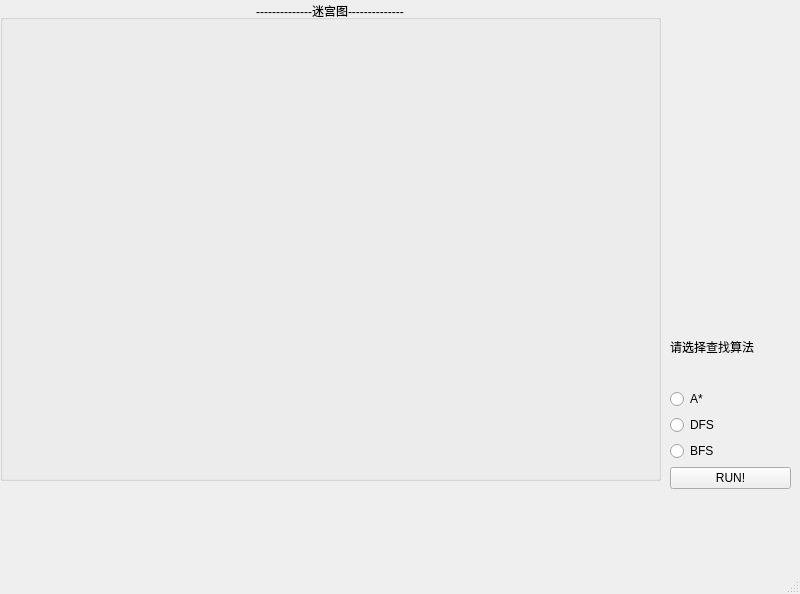
<?xml version="1.0" encoding="UTF-8"?>
<ui version="4.0">
 <class>MainWindows</class>
 <widget class="QMainWindow" name="MainWindows">
  <property name="geometry">
   <rect>
    <x>0</x>
    <y>0</y>
    <width>800</width>
    <height>594</height>
   </rect>
  </property>
  <property name="maximumSize">
   <size>
    <width>800</width>
    <height>800</height>
   </size>
  </property>
  <property name="windowTitle">
   <string>迷宫求解_LouShengfeng</string>
  </property>
  <widget class="QWidget" name="centralwidget">
   <widget class="QGroupBox" name="groupBox">
    <property name="enabled">
     <bool>true</bool>
    </property>
    <property name="geometry">
     <rect>
      <x>0</x>
      <y>0</y>
      <width>661</width>
      <height>481</height>
     </rect>
    </property>
    <property name="title">
     <string>--------------迷宫图--------------</string>
    </property>
    <property name="alignment">
     <set>Qt::AlignCenter</set>
    </property>
   </widget>
   <widget class="QWidget" name="verticalLayoutWidget">
    <property name="geometry">
     <rect>
      <x>670</x>
      <y>310</y>
      <width>121</width>
      <height>179</height>
     </rect>
    </property>
    <layout class="QVBoxLayout" name="verticalLayout">
     <item>
      <widget class="QLabel" name="label">
       <property name="text">
        <string>请选择查找算法</string>
       </property>
      </widget>
     </item>
     <item>
      <widget class="QRadioButton" name="radioButton_A">
       <property name="text">
        <string>A*</string>
       </property>
      </widget>
     </item>
     <item>
      <widget class="QRadioButton" name="radioButton_DFS">
       <property name="text">
        <string>DFS</string>
       </property>
      </widget>
     </item>
     <item>
      <widget class="QRadioButton" name="radioButton_BFS">
       <property name="text">
        <string>BFS</string>
       </property>
      </widget>
     </item>
     <item>
      <widget class="QPushButton" name="pushButton_RUN">
       <property name="text">
        <string>RUN!</string>
       </property>
      </widget>
     </item>
    </layout>
   </widget>
  </widget>
  <widget class="QStatusBar" name="statusbar"/>
 </widget>
 <resources/>
 <connections>
  <connection>
   <sender>radioButton_A</sender>
   <signal>clicked(bool)</signal>
   <receiver>radioButton_A</receiver>
   <slot>click()</slot>
   <hints>
    <hint type="sourcelabel">
     <x>745</x>
     <y>401</y>
    </hint>
    <hint type="destinationlabel">
     <x>745</x>
     <y>401</y>
    </hint>
   </hints>
  </connection>
  <connection>
   <sender>radioButton_DFS</sender>
   <signal>clicked()</signal>
   <receiver>radioButton_DFS</receiver>
   <slot>click()</slot>
   <hints>
    <hint type="sourcelabel">
     <x>700</x>
     <y>422</y>
    </hint>
    <hint type="destinationlabel">
     <x>700</x>
     <y>422</y>
    </hint>
   </hints>
  </connection>
  <connection>
   <sender>radioButton_BFS</sender>
   <signal>clicked(bool)</signal>
   <receiver>radioButton_BFS</receiver>
   <slot>click()</slot>
   <hints>
    <hint type="sourcelabel">
     <x>674</x>
     <y>441</y>
    </hint>
    <hint type="destinationlabel">
     <x>674</x>
     <y>441</y>
    </hint>
   </hints>
  </connection>
  <connection>
   <sender>pushButton_RUN</sender>
   <signal>clicked(bool)</signal>
   <receiver>pushButton_RUN</receiver>
   <slot>click()</slot>
   <hints>
    <hint type="sourcelabel">
     <x>718</x>
     <y>474</y>
    </hint>
    <hint type="destinationlabel">
     <x>718</x>
     <y>474</y>
    </hint>
   </hints>
  </connection>
 </connections>
</ui>
